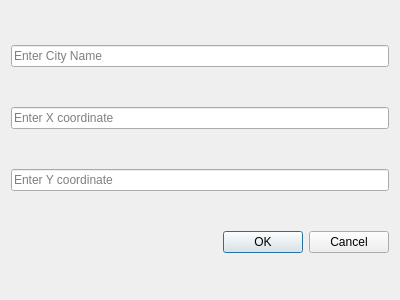
<?xml version="1.0" encoding="UTF-8"?>
<ui version="4.0">
 <class>DialogAddCity</class>
 <widget class="QDialog" name="DialogAddCity">
  <property name="geometry">
   <rect>
    <x>0</x>
    <y>0</y>
    <width>400</width>
    <height>300</height>
   </rect>
  </property>
  <property name="windowTitle">
   <string>Dialog</string>
  </property>
  <layout class="QGridLayout" name="gridLayout">
   <item row="3" column="0">
    <widget class="QDialogButtonBox" name="buttonBox">
     <property name="orientation">
      <enum>Qt::Horizontal</enum>
     </property>
     <property name="standardButtons">
      <set>QDialogButtonBox::Cancel|QDialogButtonBox::Ok</set>
     </property>
    </widget>
   </item>
   <item row="0" column="0">
    <widget class="QLineEdit" name="lineEdit_cityname">
     <property name="placeholderText">
      <string>Enter City Name</string>
     </property>
    </widget>
   </item>
   <item row="1" column="0">
    <widget class="QLineEdit" name="lineEdit_coordX">
     <property name="placeholderText">
      <string>Enter X coordinate</string>
     </property>
    </widget>
   </item>
   <item row="2" column="0">
    <widget class="QLineEdit" name="lineEdit_coordY">
     <property name="placeholderText">
      <string>Enter Y coordinate</string>
     </property>
    </widget>
   </item>
  </layout>
 </widget>
 <resources/>
 <connections>
  <connection>
   <sender>buttonBox</sender>
   <signal>accepted()</signal>
   <receiver>DialogAddCity</receiver>
   <slot>accept()</slot>
   <hints>
    <hint type="sourcelabel">
     <x>248</x>
     <y>254</y>
    </hint>
    <hint type="destinationlabel">
     <x>157</x>
     <y>274</y>
    </hint>
   </hints>
  </connection>
  <connection>
   <sender>buttonBox</sender>
   <signal>rejected()</signal>
   <receiver>DialogAddCity</receiver>
   <slot>reject()</slot>
   <hints>
    <hint type="sourcelabel">
     <x>316</x>
     <y>260</y>
    </hint>
    <hint type="destinationlabel">
     <x>286</x>
     <y>274</y>
    </hint>
   </hints>
  </connection>
 </connections>
</ui>
